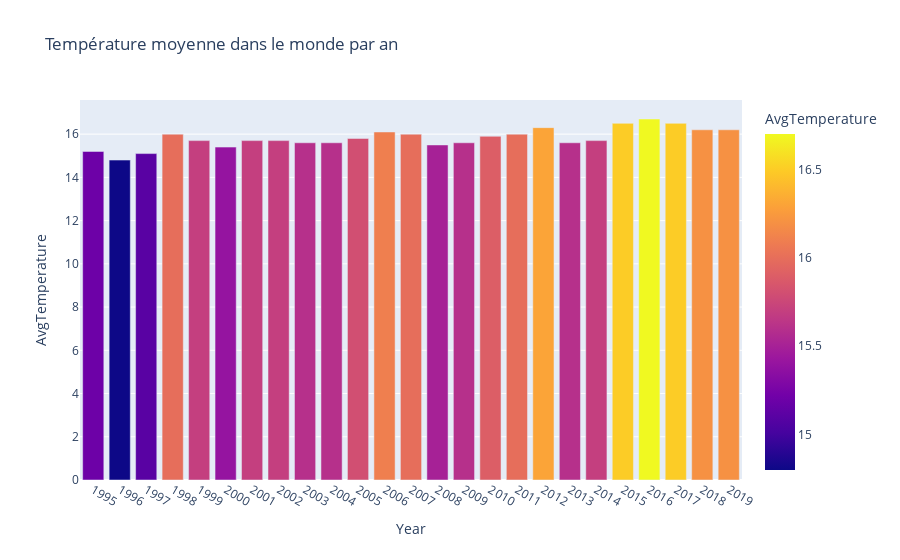

The notebook cell saved with this chart:
### Markdown cell above
`Plotly`

### Code cell
fig = px.bar(data_agg, x = "Year", y = "AvgTemperature", title = "Température moyenne dans le monde par an", color = "AvgTemperature")
fig.update_xaxes(tickmode = 'linear')

fig.show()

### Figure 1 — Plotly figure (JSON) as saved in the notebook; plotly's stock layout.template omitted (floating-point values rounded to 4 significant figures)
{"data": [{"alignmentgroup": "True", "hovertemplate": "Year=%{x}<br>AvgTemperature=%{marker.color}<extra></extra>", "legendgroup": "", "marker": {"color": [15.2, 14.8, 15.1, 16, 15.7, 15.4, 15.7, 15.7, 15.6, 15.6, 15.8, 16.1, 16, 15.5, 15.6, 15.9, 16, 16.3, 15.6, 15.7, 16.5, 16.7, 16.5, 16.2, 16.2], "coloraxis": "coloraxis", "pattern": {"shape": ""}}, "name": "", "offsetgroup": "", "orientation": "v", "showlegend": false, "textposition": "auto", "type": "bar", "x": [1995, 1996, 1997, 1998, 1999, 2000, 2001, 2002, 2003, 2004, 2005, 2006, 2007, 2008, 2009, 2010, 2011, 2012, 2013, 2014, 2015, 2016, 2017, 2018, 2019], "xaxis": "x", "y": [15.2, 14.8, 15.1, 16, 15.7, 15.4, 15.7, 15.7, 15.6, 15.6, 15.8, 16.1, 16, 15.5, 15.6, 15.9, 16, 16.3, 15.6, 15.7, 16.5, 16.7, 16.5, 16.2, 16.2], "yaxis": "y"}], "layout": {"barmode": "relative", "coloraxis": {"colorbar": {"title": {"text": "AvgTemperature"}}, "colorscale": [[0, "#0d0887"], [0.1111, "#46039f"], [0.2222, "#7201a8"], [0.3333, "#9c179e"], [0.4444, "#bd3786"], [0.5556, "#d8576b"], [0.6667, "#ed7953"], [0.7778, "#fb9f3a"], [0.8889, "#fdca26"], [1, "#f0f921"]]}, "legend": {"tracegroupgap": 0}, "title": {"text": "Température moyenne dans le monde par an"}, "xaxis": {"anchor": "y", "domain": [0, 1], "tickmode": "linear", "title": {"text": "Year"}}, "yaxis": {"anchor": "x", "domain": [0, 1], "title": {"text": "AvgTemperature"}}}}
